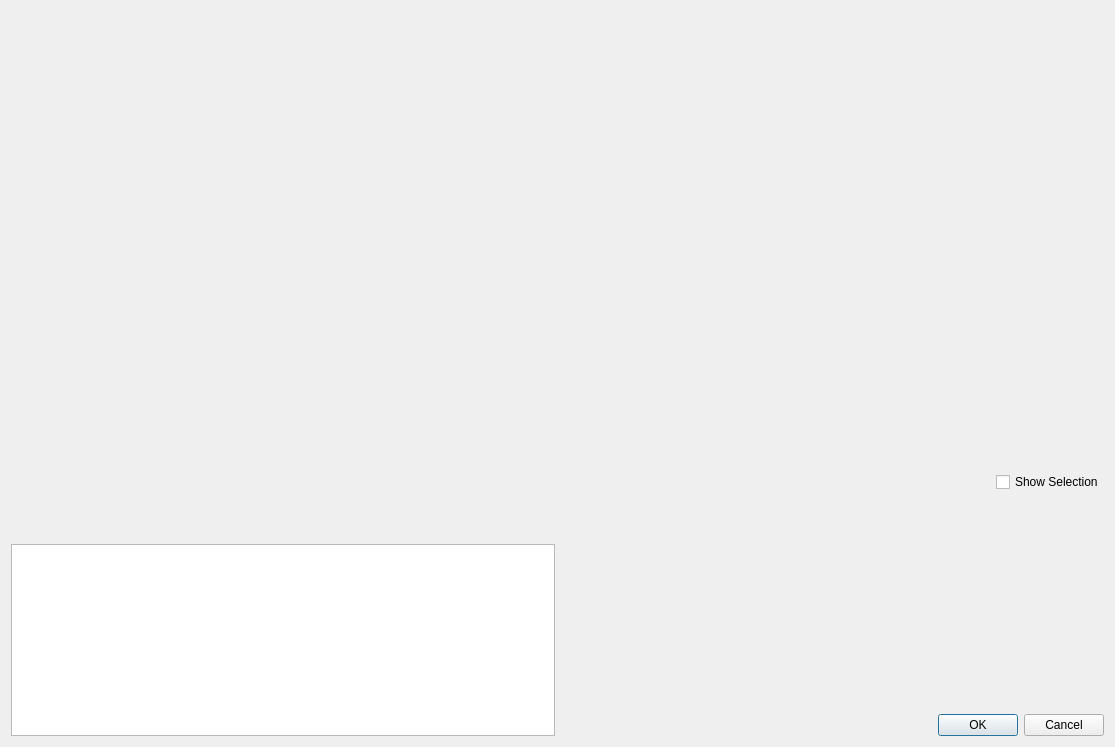
<?xml version="1.0" encoding="UTF-8"?>
<ui version="4.0">
 <class>TracePickDialog</class>
 <widget class="QDialog" name="TracePickDialog">
  <property name="geometry">
   <rect>
    <x>0</x>
    <y>0</y>
    <width>1115</width>
    <height>747</height>
   </rect>
  </property>
  <property name="windowTitle">
   <string>Dialog</string>
  </property>
  <layout class="QGridLayout" name="gridLayout">
   <item row="0" column="0" colspan="2">
    <widget class="QwtPlot" name="plot"/>
   </item>
   <item row="5" column="1" alignment="Qt::AlignBottom">
    <widget class="QDialogButtonBox" name="buttonBox">
     <property name="standardButtons">
      <set>QDialogButtonBox::Cancel|QDialogButtonBox::Ok</set>
     </property>
    </widget>
   </item>
   <item row="5" column="0" alignment="Qt::AlignBottom">
    <widget class="QListWidget" name="traceList"/>
   </item>
   <item row="4" column="1" alignment="Qt::AlignRight|Qt::AlignBottom">
    <widget class="QCheckBox" name="checkBox">
     <property name="text">
      <string>Show Selection</string>
     </property>
    </widget>
   </item>
  </layout>
 </widget>
 <customwidgets>
  <customwidget>
   <class>QwtPlot</class>
   <extends>QFrame</extends>
   <header>qwt_plot.h</header>
  </customwidget>
 </customwidgets>
 <resources/>
 <connections/>
</ui>
